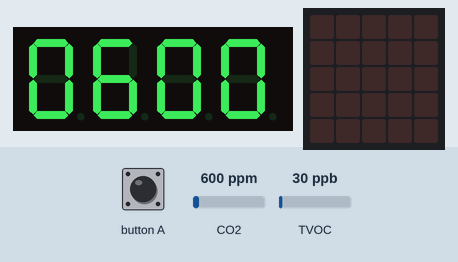
Recording of a program running on a simulated BBC micro:bit running MicroPython. Parts: 4-digit seven-segment display, the board's 5×5 LED display. The inputs (shaded band) are chosen by the test bench; at power-on: CO2 600 ppm, TVOC 30 ppb. Files the program writes start out absent; the 48×5 strip is a reading aid, not a part: it shows the text the display is scrolling, unrolled, one strip-width of it at a time; library files of the repository ran but are not shown: tm1637.py, sgp30.py.

Above: at 6.9 s.
7.0 s: CO2 set to 642 ppm
At 8.9 s:
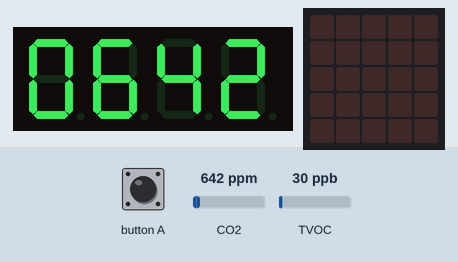
11.2 s: button A pressed for 1.3 s
At 11.5 s:
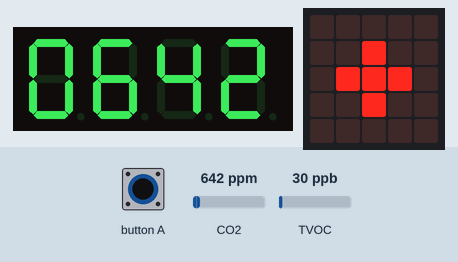
16.7 s: CO2 set to 452 ppm
At 17.6 s:
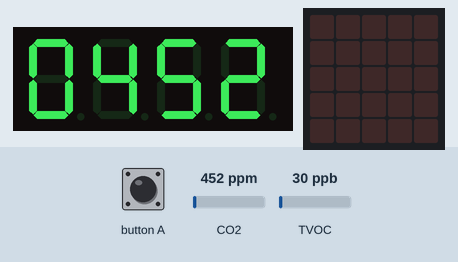
18.3 s: CO2 set to 1050 ppm
At 19.15 s:
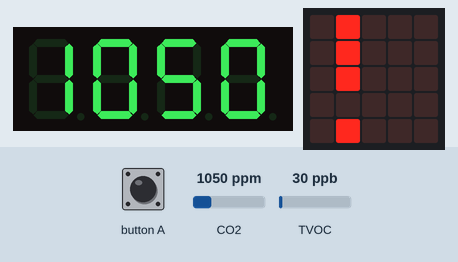
Timing chart, 0 to 21.3 s (numbered marks = the images above; inputs shaded):
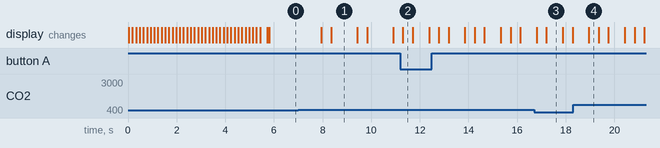

Measured:
- the behaviour switches between 600 and 601 ppm on CO2 (found by bisection; images 0 and 1)
- after the input at 7.0 s, the display: first changes after 0.95 s (image 1 shows a later state)
- after the input at 11.2 s, the display: changes after 0.10 s (image 2)
- after the input at 18.3 s, the display: changes after 0.65 s (image 4)
- what the display in image 1 shows lasts 1.0 s, from 8.4 s to 9.4 s
- what the display in image 2 shows lasts 0.4 s, from 11.3 s to 11.7 s
- what the display in image 3 shows lasts 0.7 s, from 17.2 s to 17.9 s

The program:

main.py
```python
from microbit import display, pin0, pin14, button_a
from time import sleep
from tm1637 import TM1637
from sgp30 import SGP30
from struct import pack

C = SGP30()
lcd = TM1637(pin0, pin14)

display.scroll("...CO2...")
i=0
f=None

while True:
    m = C.eCO2()
    lcd.show("{:04d}".format(m))
    if m > 600:
        display.show("!", clear = True, wait = True)
    if button_a.is_pressed():
        f = open('meas.dat', 'wb')
        i = 0
    if f:
        if i < 8192:
            f.write(pack("H", m))
            i += 1
            display.show("+", clear = True, wait = False)
        else:
            f.close()
            f = None
    sleep(1)
```
